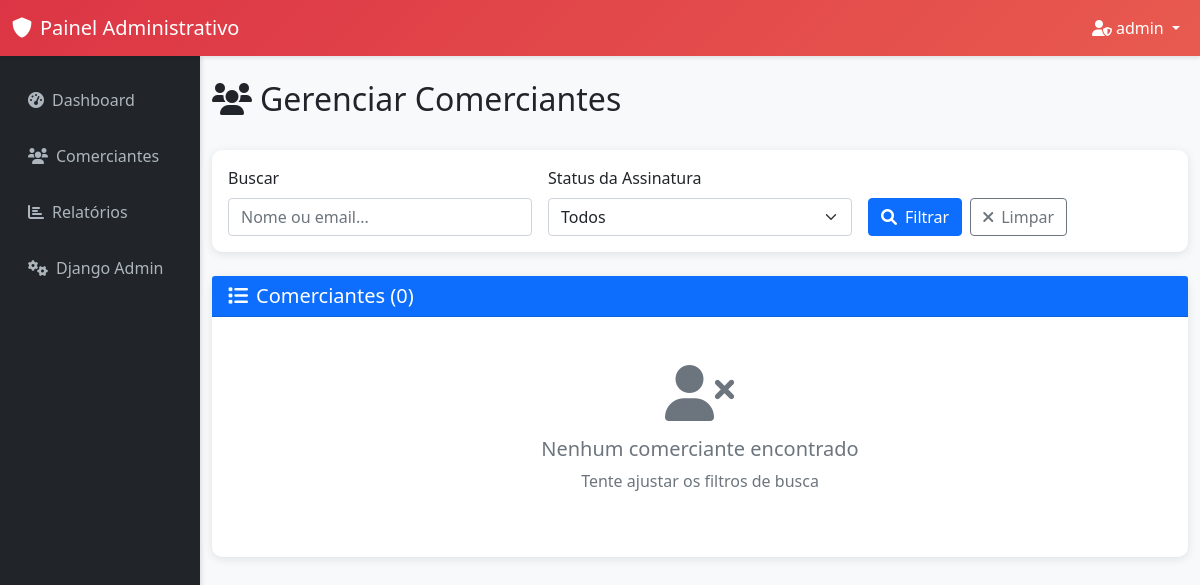
The page /admin-panel/owners/ (signed in) on the database as committed earlier.
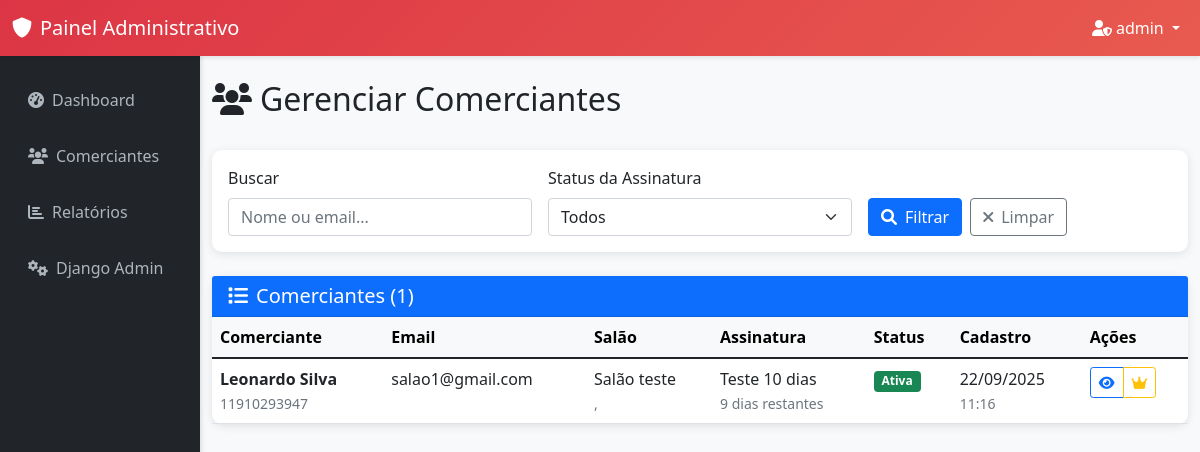
The same page on the database as committed later.
### accounts/models.py (models this page shows, shortened)
class UserProfile(models.Model):
    USER_TYPES = (
        ('owner', 'Proprietário'),
        ('employee', 'Funcionário'),
        ('client', 'Cliente'),
    )
    user = models.OneToOneField(User, on_delete=models.CASCADE, related_name='profile')
    user_type = models.CharField(max_length=10, choices=USER_TYPES, default='client')
    phone = models.CharField(max_length=15, blank=True, null=True)
    birth_date = models.DateField(blank=True, null=True)
    profile_picture = models.URLField(max_length=500, blank=True, null=True, help_text="URL do avatar/foto de perfil")
    created_at = models.DateTimeField(auto_now_add=True)
    updated_at = models.DateTimeField(auto_now=True)
    class Meta:
        verbose_name = "Perfil de Usuário"
        verbose_name_plural = "Perfis de Usuários"

### salons/models.py (models this page shows, shortened)
class Salon(models.Model):
    name = models.CharField(max_length=100, verbose_name="Nome do Salão")
    description = models.TextField(blank=True, null=True, verbose_name="Descrição")
    address = models.CharField(max_length=200, verbose_name="Endereço")
    city = models.CharField(max_length=100, verbose_name="Cidade")
    state = models.CharField(max_length=2, verbose_name="Estado")
    zip_code = models.CharField(max_length=10, verbose_name="CEP")
    phone = models.CharField(max_length=15, verbose_name="Telefone")
    email = models.EmailField(verbose_name="Email")
    owner = models.OneToOneField(User, on_delete=models.CASCADE, related_name='salon', verbose_name="Proprietário")
    monday_open = models.TimeField(blank=True, null=True, verbose_name="Segunda - Abertura")
    monday_close = models.TimeField(blank=True, null=True, verbose_name="Segunda - Fechamento")
    tuesday_open = models.TimeField(blank=True, null=True, verbose_name="Terça - Abertura")
    tuesday_close = models.TimeField(blank=True, null=True, verbose_name="Terça - Fechamento")
    wednesday_open = models.TimeField(blank=True, null=True, verbose_name="Quarta - Abertura")
    wednesday_close = models.TimeField(blank=True, null=True, verbose_name="Quarta - Fechamento")
    thursday_open = models.TimeField(blank=True, null=True, verbose_name="Quinta - Abertura")
    thursday_close = models.TimeField(blank=True, null=True, verbose_name="Quinta - Fechamento")
    friday_open = models.TimeField(blank=True, null=True, verbose_name="Sexta - Abertura")
    friday_close = models.TimeField(blank=True, null=True, verbose_name="Sexta - Fechamento")
    saturday_open = models.TimeField(blank=True, null=True, verbose_name="Sábado - Abertura")
    saturday_close = models.TimeField(blank=True, null=True, verbose_name="Sábado - Fechamento")
    sunday_open = models.TimeField(blank=True, null=True, verbose_name="Domingo - Abertura")
    sunday_close = models.TimeField(blank=True, null=True, verbose_name="Domingo - Fechamento")
    created_at = models.DateTimeField(auto_now_add=True)
    updated_at = models.DateTimeField(auto_now=True)
    class Meta:
        verbose_name = "Salão"
        verbose_name_plural = "Salões"

### subscriptions/models.py (models this page shows, shortened)
class Subscription(models.Model):
    PLAN_TYPES = (
        ('trial_10', 'Teste 10 dias'),
        ('vip_30', 'VIP 30 dias'),
    )
    STATUS_CHOICES = (
        ('active', 'Ativo'),
        ('expired', 'Expirado'),
        ('cancelled', 'Cancelado'),
    )
    user = models.OneToOneField(User, on_delete=models.CASCADE, related_name='subscription')
    plan_type = models.CharField(max_length=10, choices=PLAN_TYPES, default='trial_10')
    start_date = models.DateTimeField(auto_now_add=True)
    end_date = models.DateTimeField()
    status = models.CharField(max_length=10, choices=STATUS_CHOICES, default='active')
    created_at = models.DateTimeField(auto_now_add=True)
    last_renewal = models.DateTimeField(blank=True, null=True)
    def is_active(self):
        return self.status == 'active' and self.end_date > timezone.now()
    def days_remaining(self):
        if self.is_active():
            remaining = self.end_date - timezone.now()
            return remaining.days
        return 0
    class Meta:
        verbose_name = "Assinatura"
        verbose_name_plural = "Assinaturas"

### admin_panel/views.py (the view)
# urls.py: path('owners/', views.manage_owners, name='manage_owners'),
@login_required
@user_passes_test(is_admin_user)
def manage_owners(request):
    search = request.GET.get('search', '')
    status_filter = request.GET.get('status', '')
    owners = UserProfile.objects.filter(user_type='owner').select_related('user')
    if search:
        owners = owners.filter(
            Q(user__first_name__icontains=search) |
            Q(user__last_name__icontains=search) |
            Q(user__email__icontains=search)
        )
    if status_filter == 'active':
        owners = owners.filter(user__subscription__status='active')
    elif status_filter == 'expired':
        owners = owners.filter(
            Q(user__subscription__status='expired') |
            Q(user__subscription__end_date__lte=timezone.now())
        )
    owners = owners.order_by('-created_at')
    return render(request, 'admin_panel/manage_owners.html', {
        'owners': owners,
        'search': search,
        'status_filter': status_filter,
    })

### admin_panel/views.py (called while the page is built)
def is_admin_user(user):
    return user.is_authenticated and user.is_superuser

### templates/admin_panel/manage_owners.html (shortened to what this page needs)
{% extends 'admin_panel/base_admin.html' %}
{% block content %}
<div class="row">
    <div class="col-12">
        <div class="d-flex justify-content-between align-items-center mb-4">
            <h2>
                <i class="fas fa-users me-2"></i>Gerenciar Comerciantes
            </h2>
        </div>
        <div class="card admin-card mb-4">
            <div class="card-body">
                <form method="get" class="row g-3">
                    <div class="col-md-4">
                        <label for="search" class="form-label">Buscar</label>
                        <input type="text" name="search" id="search" class="form-control"
                               value="{{ search }}" placeholder="Nome ou email...">
                    </div>
                    <div class="col-md-4">
                        <label for="status" class="form-label">Status da Assinatura</label>
                        <select name="status" id="status" class="form-select">
                            <option value="">Todos</option>
                        </select>
                    </div>
                    <div class="col-md-4 d-flex align-items-end">
                        <button type="submit" class="btn btn-primary me-2">
                            <i class="fas fa-search me-2"></i>Filtrar
                        </button>
                        <a href="{% url 'admin_panel:manage_owners' %}" class="btn btn-outline-secondary">
                            <i class="fas fa-times me-2"></i>Limpar
                        </a>
                    </div>
                </form>
            </div>
        </div>
        <div class="card admin-card">
            <div class="card-header bg-primary text-white">
                <h5 class="mb-0">
                    <i class="fas fa-list me-2"></i>Comerciantes ({{ owners.count }})
                </h5>
            </div>
            <div class="card-body p-0">
                {% if owners %}
                    <div class="table-responsive">
                        <table class="table table-hover mb-0">
                            <thead class="table-light">
                                <tr>
                                    <th>Comerciante</th>
                                    <th>Email</th>
                                    <th>Salão</th>
                                    <th>Assinatura</th>
                                    <th>Status</th>
                                    <th>Cadastro</th>
                                    <th>Ações</th>
                                </tr>
                            </thead>
                            <tbody>
                                {% for owner in owners %}
                                    <tr>
                                        <td>
                                            <div>
                                                <strong>{{ owner.user.first_name }} {{ owner.user.last_name }}</strong>
                                                {% if owner.phone %}
                                                    <br><small class="text-muted">{{ owner.phone }}</small>
                                                {% endif %}
                                            </div>
                                        </td>
                                        <td>{{ owner.user.email }}</td>
                                        <td>
                                            {% if owner.user.salon %}
                                                {{ owner.user.salon.name }}
                                                <br><small class="text-muted">{{ owner.user.salon.city }}, {{ owner.user.salon.state }}</small>
                                            {% else %}
                                                <span class="text-muted">Não cadastrado</span>
                                            {% endif %}
                                        </td>
                                        <td>
                                            {% if owner.user.subscription %}
                                                {{ owner.user.subscription.get_plan_type_display }}
                                                <br><small class="text-muted">{{ owner.user.subscription.days_remaining }} dias restantes</small>
                                            {% else %}
                                                <span class="text-muted">Sem assinatura</span>
                                            {% endif %}
                                        </td>
                                        <td>
                                            {% if owner.user.subscription and owner.user.subscription.is_active %}
                                                <span class="badge bg-success">Ativa</span>
                                            {% else %}
                                                <span class="badge bg-danger">Expirada</span>
                                            {% endif %}
                                        </td>
                                        <td>
                                            {{ owner.created_at|date:"d/m/Y" }}
                                            <br><small class="text-muted">{{ owner.created_at|time:"H:i" }}</small>
                                        </td>
                                        <td>
                                            <div class="btn-group btn-group-sm">
                                                <a href="{% url 'admin_panel:owner_detail' owner.id %}"
                                                   class="btn btn-outline-primary" title="Ver detalhes">
                                                    <i class="fas fa-eye"></i>
                                                </a>
                                                <a href="{% url 'admin_panel:manage_subscription' owner.id %}"
                                                   class="btn btn-outline-warning" title="Gerenciar assinatura">
                                                    <i class="fas fa-crown"></i>
                                                </a>
                                            </div>
                                        </td>
                                    </tr>
                                {% endfor %}
                            </tbody>
                        </table>
                    </div>
                {% else %}
                    <div class="text-center py-5">
                        <i class="fas fa-user-times display-4 text-muted mb-3"></i>
                        <h5 class="text-muted">Nenhum comerciante encontrado</h5>
                        <p class="text-muted">Tente ajustar os filtros de busca</p>
                    </div>
                {% endif %}
            </div>
        </div>
    </div>
</div>
{% endblock %}

### templates/admin_panel/base_admin.html (shortened to what this page needs)
<!DOCTYPE html>
<html lang="pt-br">
<head>
    <link href="https://cdn.jsdelivr.net/npm/bootstrap@5.1.3/dist/css/bootstrap.min.css" rel="stylesheet">
    <link href="https://cdnjs.cloudflare.com/ajax/libs/font-awesome/6.0.0/css/all.min.css" rel="stylesheet">
</head>
<body>
    <nav class="navbar navbar-expand-lg admin-navbar">
        <div class="container-fluid">
            <a class="navbar-brand text-white" href="{% url 'admin_panel:dashboard' %}">
                <i class="fas fa-shield-alt me-2"></i>Painel Administrativo
            </a>
            <div class="navbar-nav ms-auto">
                <div class="nav-item dropdown">
                    <a class="nav-link dropdown-toggle text-white" href="#" id="adminDropdown" role="button" data-bs-toggle="dropdown">
                        <i class="fas fa-user-shield me-1"></i>{{ user.first_name|default:user.username }}
                    </a>
                </div>
            </div>
        </div>
    </nav>
    <div class="container-fluid">
        <div class="row">
            <div class="col-md-3 col-lg-2 px-0">
                <div class="admin-sidebar">
                    <nav class="nav flex-column py-3">
                        <a class="nav-link" href="{% url 'admin_panel:dashboard' %}">
                            <i class="fas fa-tachometer-alt me-2"></i>Dashboard
                        </a>
                        <a class="nav-link" href="{% url 'admin_panel:manage_owners' %}">
                            <i class="fas fa-users me-2"></i>Comerciantes
                        </a>
                        <a class="nav-link" href="{% url 'admin_panel:subscription_reports' %}">
                            <i class="fas fa-chart-bar me-2"></i>Relatórios
                        </a>
                        <a class="nav-link" href="/admin/">
                            <i class="fas fa-cogs me-2"></i>Django Admin
                        </a>
                    </nav>
                </div>
            </div>
            <div class="col-md-9 col-lg-10">
                <div class="mt-4">
                    {% block content %}
                    {% endblock %}
                </div>
            </div>
        </div>
    </div>
</body>
</html>

### templates/admin_panel/base_admin.html (style rules this page uses)
:root { --admin-primary: #dc3545; --admin-secondary: #6c757d; --admin-success: #198754; --admin-warning: #ffc107; --admin-dark: #212529; }
body { background-color: #f8f9fa; }
.admin-navbar { background: linear-gradient(135deg, var(--admin-primary), #e85a4f); box-shadow: 0 2px 4px rgba(0,0,0,0.1); }
.admin-sidebar { background: var(--admin-dark); min-height: calc(100vh - 76px); box-shadow: 2px 0 4px rgba(0,0,0,0.1); }
.admin-sidebar .nav-link { color: #adb5bd; padding: 12px 20px; border-radius: 8px; margin: 4px 8px; transition: all 0.3s; }
.admin-card { border: none; border-radius: 10px; box-shadow: 0 2px 10px rgba(0,0,0,0.1); transition: transform 0.3s; }

Rows that differ between the two databases and show on the page:
added UserProfile: user.first_name "Leonardo", user.last_name "Silva", phone "11910293947", user.email "salao1@gmail.com", user.salon.name "Salão teste", user.subscription.plan_type "Teste 10 dias", user.subscription.days_remaining "9", shows "Ativa", created_at "22/09/2025", created_at "11:16"
Other text that changed with them:
{{ owners.count }}: "0" → "1"
text no longer shown: "Nenhum comerciante encontrado Tente ajustar os filtros de busca"
text now shown: "Comerciante Email Salão Assinatura Status Cadastro Ações"
